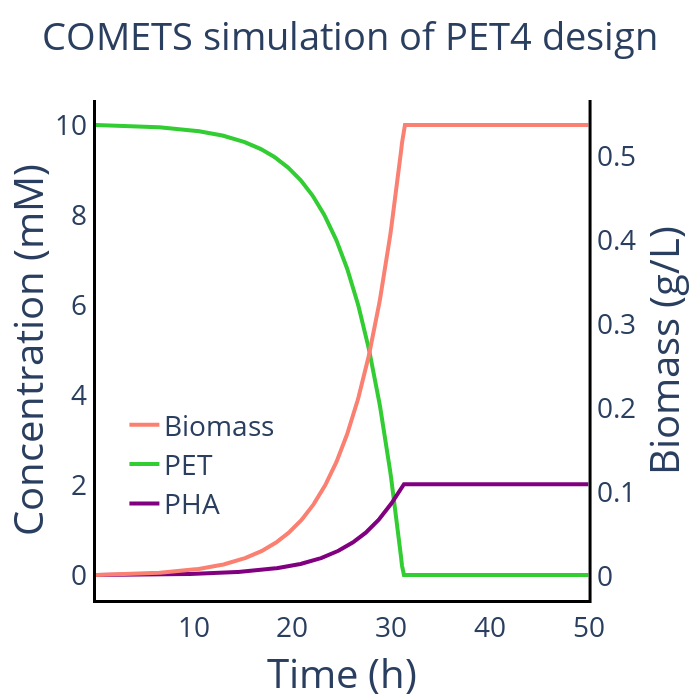

The cell this chart's notebook holds for it:
### Code cell
import plotly.graph_objects as go

fig = make_subplots(specs=[[{"secondary_y": True}]])

pet4_df = pet4_df.loc[(pet4_df['cycle']<=500) & (pet4_df['cycle']>0)]
pet4_df['Hours'] = [c/10 for c in pet4_df['cycle'].tolist()]

# Add traces

fig.add_trace(go.Scatter(x=pet4_df.Hours.tolist(), y=pet4_df.biomass.tolist(),
                         mode='lines',
                         name='Biomass',
                         line=dict(color='salmon', width=4.0)),
             secondary_y=True)

fig.add_trace(go.Scatter(x=pet4_df.Hours.tolist(), y=pet4_df.PET.tolist(),
                    mode='lines',
                    name='PET',
                    line=dict(color='limegreen', width=4.0)),
             secondary_y=False)



fig.add_trace(go.Scatter(x=pet4_df.Hours.tolist(), y=pet4_df.PHA.tolist(),
                    mode='lines',
                    name='PHA',
                    line=dict(color='purple', width=4.0)),
             secondary_y=False)

fig.update_xaxes(title=dict(text='Time (h)', font=dict(size=40)) ,
                 showline=True,
                 linewidth=3.0,
                 linecolor='black')

fig.update_yaxes(title=dict(font=dict(size=40)),
                 showline=True,
                 linewidth=3.0,
                 linecolor='black')

fig.update_yaxes(title_text="Concentration (mM)", tickfont = dict(size=28), secondary_y=False)
fig.update_yaxes(title_text="Biomass (g/L)", tickfont = dict(size=28), secondary_y=True)

fig.update_layout(
    title=dict(text='COMETS simulation of PET4 design', font=dict(size=38), x=0.5, xanchor='center'),
    plot_bgcolor='rgba(0,0,0,0)',
    xaxis = dict(tickfont = dict(size=28))
)

fig.update_layout(
    width = 700,
    height = 700,
    legend=dict(
        yanchor="top",
        y=0.4,
        xanchor="right",
        x=0.35,
        font=dict(size=28)
))


fig.write_image("dynamic_simulation_pet4.svg")
fig.show()

### Figure 1 — Plotly figure (JSON) as saved in the notebook; plotly's stock layout.template omitted (floating-point values rounded to 4 significant figures; data arrays with more than 128 entries replaced by an {"elided": "..."} marker saying what was removed)
{"data": [{"line": {"color": "salmon", "width": 4}, "mode": "lines", "name": "Biomass", "type": "scatter", "x": {"elided": "500 float values"}, "xaxis": "x", "y": {"elided": "500 float values"}, "yaxis": "y2"}, {"line": {"color": "limegreen", "width": 4}, "mode": "lines", "name": "PET", "type": "scatter", "x": {"elided": "500 float values"}, "xaxis": "x", "y": {"elided": "500 float values"}, "yaxis": "y"}, {"line": {"color": "purple", "width": 4}, "mode": "lines", "name": "PHA", "type": "scatter", "x": {"elided": "500 float values"}, "xaxis": "x", "y": {"elided": "500 float values"}, "yaxis": "y"}], "layout": {"height": 700, "legend": {"font": {"size": 28}, "x": 0.35, "xanchor": "right", "y": 0.4, "yanchor": "top"}, "plot_bgcolor": "rgba(0,0,0,0)", "title": {"font": {"size": 38}, "text": "COMETS simulation of PET4 design", "x": 0.5, "xanchor": "center"}, "width": 700, "xaxis": {"anchor": "y", "domain": [0, 0.94], "linecolor": "black", "linewidth": 3, "showline": true, "tickfont": {"size": 28}, "title": {"font": {"size": 40}, "text": "Time (h)"}}, "yaxis": {"anchor": "x", "domain": [0, 1], "linecolor": "black", "linewidth": 3, "showline": true, "tickfont": {"size": 28}, "title": {"font": {"size": 40}, "text": "Concentration (mM)"}}, "yaxis2": {"anchor": "x", "linecolor": "black", "linewidth": 3, "overlaying": "y", "showline": true, "side": "right", "tickfont": {"size": 28}, "title": {"font": {"size": 40}, "text": "Biomass (g/L)"}}}}
